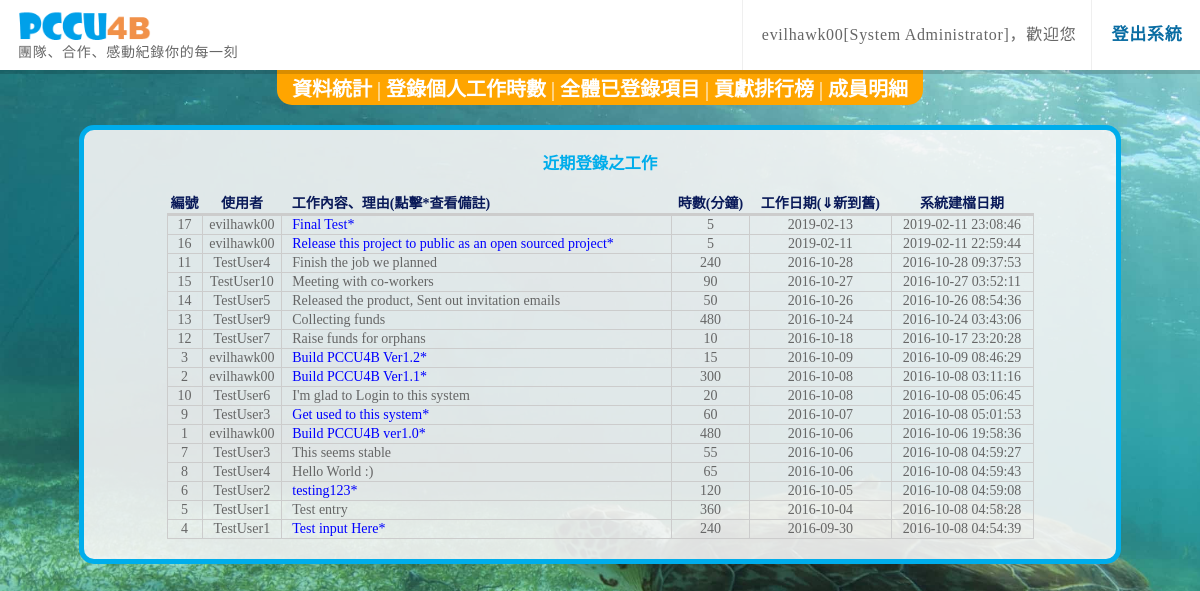
Screenshot of /overview.php (signed in) with the database file from the repository.
### tables this page shows
CREATE TABLE `jobstatistics` (
  `JobID` mediumint(11) NOT NULL,
  `member_name` varchar(45) NOT NULL,
  `NickName` varchar(45) NOT NULL,
  `JobDetail` mediumtext NOT NULL,
  `Remarks_Avaliable` tinyint(1) NOT NULL,
  `Remarks` mediumtext,
  `Minutes` int(11) NOT NULL,
  `JobDate` date NOT NULL,
  `AddedTime` datetime NOT NULL
);

### overview.php (the view, shortened to what this page needs)
<?php
require_once 'dbconfig.php';
try {
$conn = new PDO("mysql:host={$db_host};dbname={$db_name}", $db_user, $db_pass);
$conn->exec("SET NAMES utf8");
$conn->setAttribute(PDO::ATTR_ERRMODE, PDO::ERRMODE_EXCEPTION);
$GetAllJobRecord = $conn->prepare("SELECT * FROM jobstatistics ORDER BY JobDate DESC");
$GetAllJobRecord->execute();
} catch(PDOException $e) {
        echo '系統錯誤: ' . $e->getMessage();
		header("location:error.html");
    }
?>
<!DOCTYPE html PUBLIC "-//W3C//DTD XHTML 1.0 Transitional//EN" "http://www.w3.org/TR/xhtml1/DTD/xhtml1-transitional.dtd">
<html xmlns="http://www.w3.org/1999/xhtml">
<head>
<link href="css/default_styles.css" rel="stylesheet" type="text/css" />
<link rel="stylesheet" href="https://ajax.googleapis.com/ajax/libs/jqueryui/1.11.4/themes/smoothness/jquery-ui.css">
</head>
<body>
<div class="wrapper">
<section class="main-header nav-down">
	<div class="row">
		<div class="col-md-12">
			<div class="tag-line">團隊、合作、感動紀錄你的每一刻</div>
			<a class="logo" href="http://pccu4b.gq/"><img src="images/PCCU4B.png"></a>
			<div class="main-menu">
			<div class="hidden-xs divider">&nbsp;</div>
			<div class="topBtn">
<?php
echo "<font size=\"3\" style=\"text-align:left\">" . $_SESSION['CurrentUserName'] . "[" . $_SESSION['CurrentNickName'] . "]，歡迎您</font>";
?>
			</div>
			<div class="hidden-xs divider">&nbsp;</div>
			<div class="topBtn">
			        <a href="logout.php" style="font-size:17px;color:#0a6da3;">登出系統</a><font>&nbsp;&nbsp;&nbsp;</font>
			</div>
			</div>
	</div>
	</div>
</section>
<div id="header">
  <a href="home.php">資料統計</a><font style="font-size:20px;color:white;">&nbsp;|&nbsp;</font><a href="enrolment.php">登錄個人工作時數</a><font style="font-size:20px;color:white;">&nbsp;|&nbsp;</font><a href="overview.php">全體已登錄項目</a><font style="font-size:20px;color:white;">&nbsp;|&nbsp;</font><a href="Personal-Ranking.php">貢獻排行榜</a><font style="font-size:20px;color:white;">&nbsp;|&nbsp;</font><a href="Members-Overview.php">成員明細</a>
</div>
<div id="container">
<table class="WithBorder" border="0" width="85%" align="center">
<CAPTION><h3>近期登錄之工作</h3></CAPTION>
<tr>
<th>編號</th>
<th>使用者</th>
<th class="JobDetails">工作內容、理由(點擊*查看備註)</th>
<th>時數(分鐘)</th>
<th>工作日期(⇓新到舊)</th>
<th>系統建檔日期</th>
</tr>
<?php
$i= 1;
while ($row=$GetAllJobRecord->fetch()){
echo "<tr>";
echo "<td>" . $row['JobID']."</td>";
echo "<td>" . $row['member_name']."</td>";
if ($row['Remarks_Avaliable']== 1){
	echo '<td class="JobDetails"><div id="Remark' .$i. '" style="color:blue; cursor: pointer;">' . $row['JobDetail'] . '*</div></td>';
	$i++;
}
else {
	echo "<td class=\"JobDetails\">" . $row['JobDetail']."</td>";
}
echo "<td>" . $row['Minutes']."</td>";
echo "<td>" . $row['JobDate']."</td>";
echo "<td>" . $row['AddedTime']."</td>";
echo "</tr>";
}
?>
</table>
<br>
</div>
</div>
</body>
</html>

### css/default_styles.css (style rules this page uses)
html, body { background-color: #0a6da3; background-image: url("../images/underwater.jpg"); //background-repeat: repeat-x; background-attachment: fixed; color: #666666; font: 14px Microsoft JhengHei; margin: 0; background-size: cover !important; display: block; height: 100%; width: 100%; min-height: 100%; width: 100%; }
h3 { color:#00adeb; }
a { color: white; font-size: 20px; text-decoration: none; font-weight: bold; }
th { font-weight: bold; //text-align: left; text-align: center; color: #0a1a59; border-bottom: 3px solid #ccc; }
#header { background: orange none repeat scroll 0 0; text-align: center; border-bottom-right-radius: 15px; border-bottom-left-radius: 15px; width: auto; display: table; margin:0 auto; padding: 3px 15px 3px 15px; position: relative; }
#container { background: rgba(245, 245, 245, 0.9) none repeat scroll 0 0; border: 5px solid #00adeb; font-size: 14px; margin: 20px auto 30px; padding: 4px 6px 4px; text-align: justify; width: 85%; border-radius: 15px; }
.main-header .main-menu { float: right; margin: 0; }
.main-header { background: #fff none repeat scroll 0 0; //float: left; height: 70px; letter-spacing: 0.05em; line-height: 22px; position: relative; top: 0; transition: all 0.35s ease 0s; width: 100%; z-index: 100; }
.col-md-12 { width: 100%; }
.main-header .main-menu span, .main-header .main-menu a { color: #666; float: left; font-size: 13px; }
.main-header .tag-line { left: 18px; position: absolute; top: 42px; z-index: 900; }
.main-header .logo img { height: auto; width: 100%; }
img, object, embed { max-width: 100%; }
.main-header::after { background: rgba(0, 0, 0, 0.15) none repeat scroll 0 0; bottom: -4px; content: ""; display: block; height: 4px; left: 0; position: absolute; width: 100%; z-index: -1; }
.main-header .logo { left: 15px; position: absolute; top: 10px; width: 140px; z-index: 1000; }
.main-header a { text-decoration: none; }
.main-header .topBtn { position: relative; }
.main-header .main-menu > div { //cursor: pointer; float: left; line-height: 70px; padding: 0 5px 0 10px; }
.main-header .main-menu div.divider { border-left: 1px solid #efefef; margin: 0 5px 0 10px; padding: 0; }
.wrapper { position: relative; height: auto !important; //margin: 0 auto -20px; //margin: 0; min-height: 100%; }
section { clear: both; float: left; width: 100%; }
table.WithBorder { border-collapse: collapse; text-align: center; }
table.WithBorder tr { border-bottom: 1px solid #ccc; }
table.WithBorder td { border: 1px solid #ccc; }
table.WithBorder td.JobDetails { text-align: left; padding-left: 10px; }
table.WithBorder th.JobDetails { text-align: left; padding-left: 10px; }

### rows the page displays
jobstatistics: JobID "17", member_name "evilhawk00", JobDetail "Final Test", Minutes "5", JobDate "2019-02-13", AddedTime "2019-02-11 23:08:46"
jobstatistics: JobID "16", member_name "evilhawk00", JobDetail "Release this project to public as an open sourced project", Minutes "5", JobDate "2019-02-11", AddedTime "2019-02-11 22:59:44"
jobstatistics: JobID "11", member_name "TestUser4", JobDetail "Finish the job we planned", Minutes "240", JobDate "2016-10-28", AddedTime "2016-10-28 09:37:53"
jobstatistics: JobID "15", member_name "TestUser10", JobDetail "Meeting with co-workers", Minutes "90", JobDate "2016-10-27", AddedTime "2016-10-27 03:52:11"
jobstatistics: JobID "14", member_name "TestUser5", JobDetail "Released the product, Sent out invitation emails", Minutes "50", JobDate "2016-10-26", AddedTime "2016-10-26 08:54:36"
jobstatistics: JobID "13", member_name "TestUser9", JobDetail "Collecting funds", Minutes "480", JobDate "2016-10-24", AddedTime "2016-10-24 03:43:06"
jobstatistics: JobID "12", member_name "TestUser7", JobDetail "Raise funds for orphans", Minutes "10", JobDate "2016-10-18", AddedTime "2016-10-17 23:20:28"
jobstatistics: JobID "3", member_name "evilhawk00", JobDetail "Build PCCU4B Ver1.2", Minutes "15", JobDate "2016-10-09", AddedTime "2016-10-09 08:46:29"
jobstatistics: JobID "2", member_name "evilhawk00", JobDetail "Build PCCU4B Ver1.1", Minutes "300", JobDate "2016-10-08", AddedTime "2016-10-08 03:11:16"
jobstatistics: JobID "10", member_name "TestUser6", JobDetail "I'm glad to Login to this system", Minutes "20", JobDate "2016-10-08", AddedTime "2016-10-08 05:06:45"
jobstatistics: JobID "9", member_name "TestUser3", JobDetail "Get used to this system", Minutes "60", JobDate "2016-10-07", AddedTime "2016-10-08 05:01:53"
jobstatistics: JobID "1", member_name "evilhawk00", JobDetail "Build PCCU4B ver1.0", Minutes "480", JobDate "2016-10-06", AddedTime "2016-10-06 19:58:36"
jobstatistics: JobID "7", member_name "TestUser3", JobDetail "This seems stable", Minutes "55", JobDate "2016-10-06", AddedTime "2016-10-08 04:59:27"
jobstatistics: JobID "8", member_name "TestUser4", JobDetail "Hello World :)", Minutes "65", JobDate "2016-10-06", AddedTime "2016-10-08 04:59:43"
jobstatistics: JobID "6", member_name "TestUser2", JobDetail "testing123", Minutes "120", JobDate "2016-10-05", AddedTime "2016-10-08 04:59:08"
jobstatistics: JobID "5", member_name "TestUser1", JobDetail "Test entry", Minutes "360", JobDate "2016-10-04", AddedTime "2016-10-08 04:58:28"
jobstatistics: JobID "4", member_name "TestUser1", JobDetail "Test input Here", Minutes "240", JobDate "2016-09-30", AddedTime "2016-10-08 04:54:39"

### other values shown
$_SESSION['CurrentUserName'] "evilhawk00"
$_SESSION['CurrentNickName'] "System Administrator"
